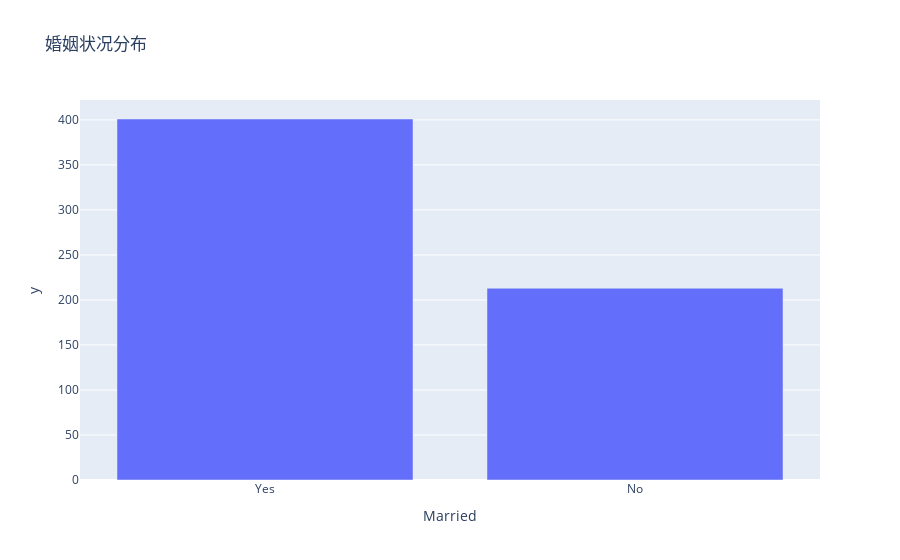

Notebook source saved alongside this figure:
### Markdown cell above
现在我们来看看婚姻状况栏的分布情况

### Code cell
import plotly.express as px
married_count = df['Married'].value_counts()
fig_married = px.bar(married_count, 
                     x=married_count.index, 
                     y=married_count.values, 
                     title='婚姻状况分布')
fig_married.show()

### Figure 1 — Plotly figure (JSON) as saved in the notebook; plotly's stock layout.template omitted (floating-point values rounded to 4 significant figures)
{"data": [{"hovertemplate": "Married=%{x}<br>y=%{y}<extra></extra>", "legendgroup": "", "marker": {"color": "#636efa", "pattern": {"shape": ""}}, "name": "", "orientation": "v", "showlegend": false, "textposition": "auto", "type": "bar", "x": ["Yes", "No"], "xaxis": "x", "y": [401, 213], "yaxis": "y"}], "layout": {"barmode": "relative", "legend": {"tracegroupgap": 0}, "title": {"text": "婚姻状况分布"}, "xaxis": {"anchor": "y", "domain": [0, 1], "title": {"text": "Married"}}, "yaxis": {"anchor": "x", "domain": [0, 1], "title": {"text": "y"}}}}
